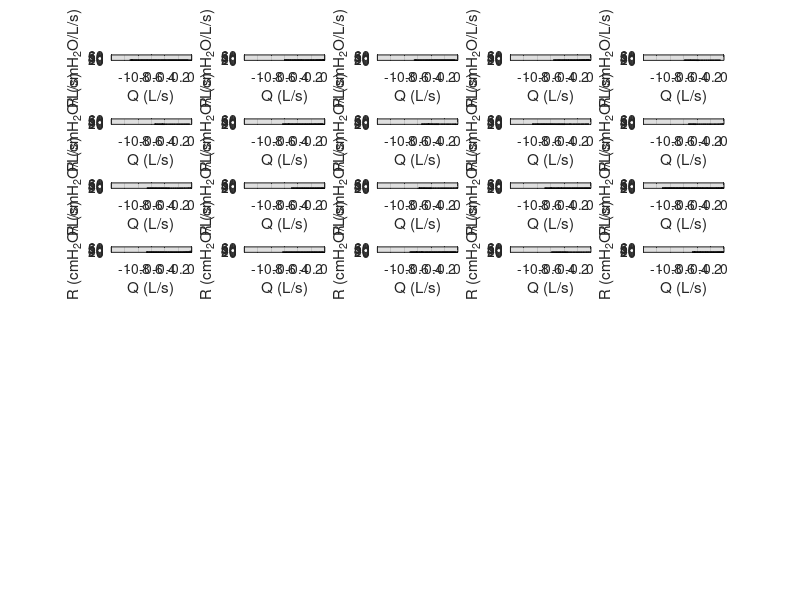

Here is the MATLAB script that generated this plot:
close all; clear all; clc
atWork = 0;
print_on = 1;

colorBlue = '#0000FF';
colorRed = '#FF0000';
colorBlack = '#000000';
colorGreen = '#009A17';
colorOrange = '#FF6600';
pt = 1.0;
FS = 10;

%% Plot Setup:
if atWork == 1
    figPos1 = [-1900, 100, 600, 700]; % Work
    figPos2 = [-1250, 400, 600, 600];
    figPos3 = [-600, 400, 600, 600];
    figPos4 = [-1900, 100, 600, 600];
    figPos5 = [-1250, 100, 600, 600];
    figPos6 = [-600, 100, 600, 300];
else
    figPos1 = [2580, -190, 1000, 1270]; % Home
    figPos2 = [-1250, 500, 600, 600];
    figPos3 = [-600, 500, 600, 600];
    figPos4 = [-1900, 150, 600, 600];
    figPos5 = [-1250, 150, 600, 600];
    figPos6 = [-600, 150, 600, 300];
end

%%
load young_results.mat
load old_results.mat
load FL_results.mat
load NFL_results.mat

youngIndex = 3;
oldIndex = 4;
NFLIndex = 3;
FLIndex = 2;

tlim = [0 4];
qlim = [-1.2 0];
plim = [-15 15];
rlim = [0 60];

young.index = 2;
old.index = 2;
NFL.index = 2;
FL.index = 2;
young.work = young.work_resistance_dV_Array;
old.work = old.work_resistance_dV_Array;
NFL.work = NFL.work_resistance_dV_Array;
FL.work = FL.work_resistance_dV_Array;

%%
figure('Position',figPos1)
% FL
subplot(8,5,1)
plot(young.flow(1,1:end),young.resistance(1,1:end),'Color',colorBlack,'Linewidth',pt,'Linestyle','-'); hold on
% plot(FL.time(1:FL.exp_point(1)-1),FL.Peff_Array{1, 1},'Color',colorRed,'Linewidth',pt,'Linestyle','-.')
% plot(FL.time,FL.Peff_Array{1, 1},'Color',colorRed,'Linewidth',pt,'Linestyle','-.')
xlabel('Q (L/s)')
ylabel('R (cmH_2O/L/s)')
% leg1 = legend('P_{alv}','P_{eff}','FontSize',12,...
%     'Orientation','horizontal');
% legend boxoff
% leg1.Position(1:2) = [.75 .16];
ylim(rlim)
xlim(qlim)
grid on
set(gca,'FontSize',FS);

for ii = 2:20
    subplot(8,5,ii)
    plot(young.flow(ii,1:end),young.resistance(ii,1:end),'Color',colorBlack,'Linewidth',pt,'Linestyle','-'); hold on
%     plot(FL.time(1:FL.exp_point(ii)-1),FL.Peff_Array{1, ii},'Color',colorRed,'Linewidth',pt,'Linestyle','-.')
%     plot(FL.time,FL.Peff_Array{1, ii},'Color',colorRed,'Linewidth',pt,'Linestyle','-.')
    xlabel('Q (L/s)')
    ylabel('R (cmH_2O/L/s)')
    ylim(rlim)
    xlim(qlim)
    grid on
    set(gca,'FontSize',FS);
end
  
if print_on ==1
    print('-r400','-dpng','R-Q_young.png');
else 
end


       